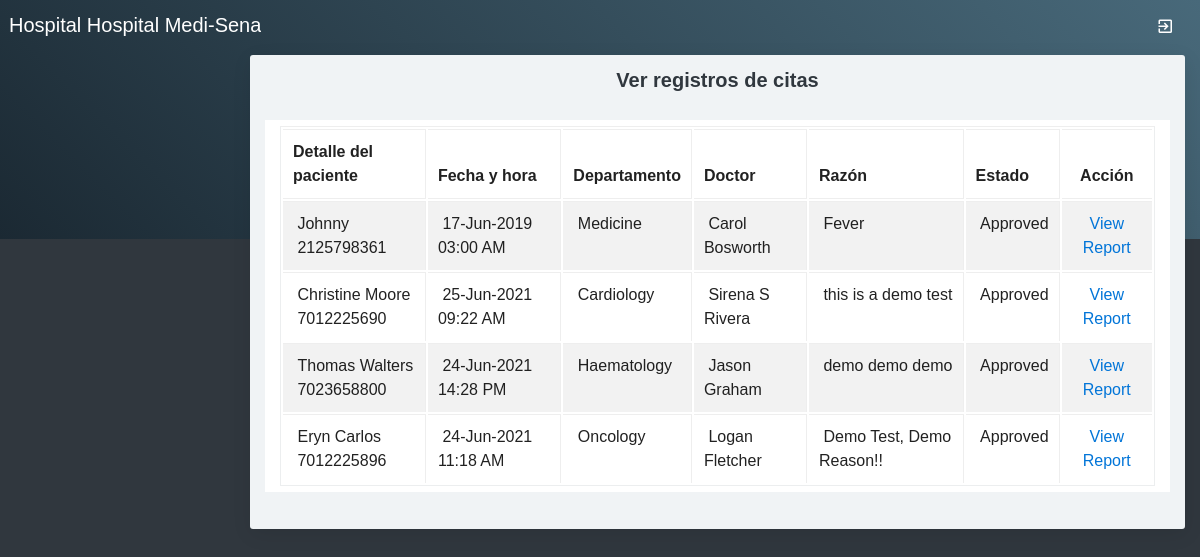
The page /viewappointment.php on the database as committed earlier.
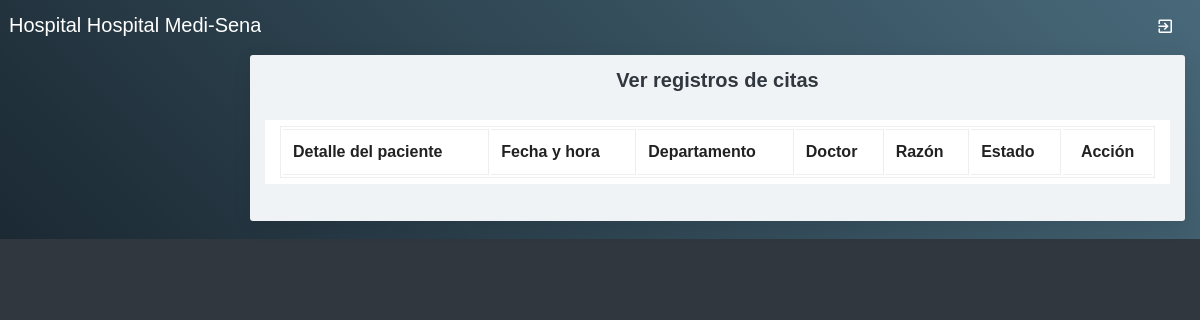
The same page on the database as committed later.
### tables this page shows
CREATE TABLE `appointment` (
  `appointmentid` int(10) NOT NULL,
  `appointmenttype` varchar(25) NOT NULL,
  `patientid` int(10) NOT NULL,
  `roomid` int(10) NOT NULL,
  `departmentid` int(10) NOT NULL,
  `appointmentdate` date NOT NULL,
  `appointmenttime` time NOT NULL,
  `doctorid` int(10) NOT NULL,
  `status` varchar(10) NOT NULL,
  `app_reason` text NOT NULL
);

CREATE TABLE `patient` (
  `patientid` int(10) NOT NULL,
  `patientname` varchar(50) NOT NULL,
  `admissiondate` date NOT NULL,
  `admissiontime` time NOT NULL,
  `address` varchar(250) NOT NULL,
  `mobileno` varchar(15) NOT NULL,
  `city` varchar(25) NOT NULL,
  `pincode` varchar(20) NOT NULL,
  `loginid` varchar(50) NOT NULL,
  `password` varchar(25) NOT NULL,
  `bloodgroup` varchar(20) NOT NULL,
  `gender` varchar(10) NOT NULL,
  `dob` date NOT NULL,
  `status` varchar(10) NOT NULL
);

CREATE TABLE `department` (
  `departmentid` int(10) NOT NULL,
  `departmentname` varchar(100) NOT NULL,
  `description` text NOT NULL,
  `status` varchar(10) NOT NULL
);

CREATE TABLE `doctor` (
  `doctorid` int(10) NOT NULL,
  `doctorname` varchar(50) NOT NULL,
  `mobileno` varchar(15) NOT NULL,
  `departmentid` int(10) NOT NULL,
  `loginid` varchar(25) NOT NULL,
  `password` varchar(25) NOT NULL,
  `status` varchar(10) NOT NULL,
  `education` varchar(25) NOT NULL,
  `experience` float(11,1) NOT NULL,
  `consultancy_charge` float(10,2) NOT NULL
);

### viewappointment.php (the view, shortened to what this page needs)
<?php
include("adformheader.php");
include("dbconnection.php");
?>
<div class="container-fluid">
  <div class="block-header">
    <h2 class="text-center">Ver registros de citas</h2>
  </div>
<div class="card">
  <section class="container">
    <table class="table table-bordered table-striped table-hover js-basic-example dataTable">
      <thead>
        <tr>
          <th>Detalle del paciente</th>
          <th>Fecha y hora</th>
          <th>Departamento</th>
          <th>Doctor</th>
          <th>Razón</th>
          <th>Estado</th>
          <th><div align="center">Acción</div></th>
        </tr>
        </thead>
        <tbody>
          <?php
		$sql ="SELECT * FROM appointment WHERE (status !='')";
		$qsql = mysqli_query($con,$sql);
		while($rs = mysqli_fetch_array($qsql))
		{
			$sqlpat = "SELECT * FROM patient WHERE patientid='$rs[patientid]'";
			$qsqlpat = mysqli_query($con,$sqlpat);
			$rspat = mysqli_fetch_array($qsqlpat);
			$sqldept = "SELECT * FROM department WHERE departmentid='$rs[departmentid]'";
			$qsqldept = mysqli_query($con,$sqldept);
			$rsdept = mysqli_fetch_array($qsqldept);
			$sqldoc= "SELECT * FROM doctor WHERE doctorid='$rs[doctorid]'";
			$qsqldoc = mysqli_query($con,$sqldoc);
			$rsdoc = mysqli_fetch_array($qsqldoc);
        echo "<tr>
          <td>&nbsp;$rspat[patientname]<br>&nbsp;$rspat[mobileno]</td>
			 <td>&nbsp;" . date("d-M-Y",strtotime($rs['appointmentdate'])) . " &nbsp; " . date("H:i A",strtotime($rs['appointmenttime'])) . "</td>
		    <td>&nbsp;$rsdept[departmentname]</td>
			   <td>&nbsp;$rsdoc[doctorname]</td>
			    <td>&nbsp;$rs[app_reason]</td>
			    <td>&nbsp;$rs[status]</td>
          <td><div align='center'>";
		  if($rs['status'] != "Approved")
		  {
				  if(!(isset($_SESSION['patientid'])))
				  {
						  echo "<a href='appointmentapproval.php?editid=$rs[appointmentid]'>Approve</a><hr>";
				  }
				 echo "  <a href='viewappointment.php?delid=$rs[appointmentid]'>Delete</a>";
		  }
		  else
		  {
				echo "<a href='patientreport.php?patientid=$rs[patientid]&appointmentid=$rs[appointmentid]'>View Report</a>";
		  }
		 echo "</center></td></tr>";
		}
		?>
      </tbody>
    </table>
</section>
</div>
</div>
<?php
include("adformfooter.php");
?>

Rows that differ between the two databases and show on the page:
removed appointment: patientid.patientname "Johnny", patientid.mobileno "2125798361", appointmentdate "17-Jun-2019", appointmenttime "03:00 AM", departmentid.departmentname "Medicine", doctorid.doctorname "Carol Bosworth", app_reason "Fever", status "Approved"
removed appointment: patientid.patientname "Christine Moore", patientid.mobileno "7012225690", appointmentdate "25-Jun-2021", appointmenttime "09:22 AM", departmentid.departmentname "Cardiology", doctorid.doctorname "Sirena S Rivera", app_reason "this is a demo test", status "Approved"
removed appointment: patientid.patientname "Thomas Walters", patientid.mobileno "7023658800", appointmentdate "24-Jun-2021", appointmenttime "14:28 PM", departmentid.departmentname "Haematology", doctorid.doctorname "Jason Graham", app_reason "demo demo demo", status "Approved"
removed appointment: patientid.patientname "Eryn Carlos", patientid.mobileno "7012225896", appointmentdate "24-Jun-2021", appointmenttime "11:18 AM", departmentid.departmentname "Oncology", doctorid.doctorname "Logan Fletcher", app_reason "Demo Test, Demo Reason!!", status "Approved"
